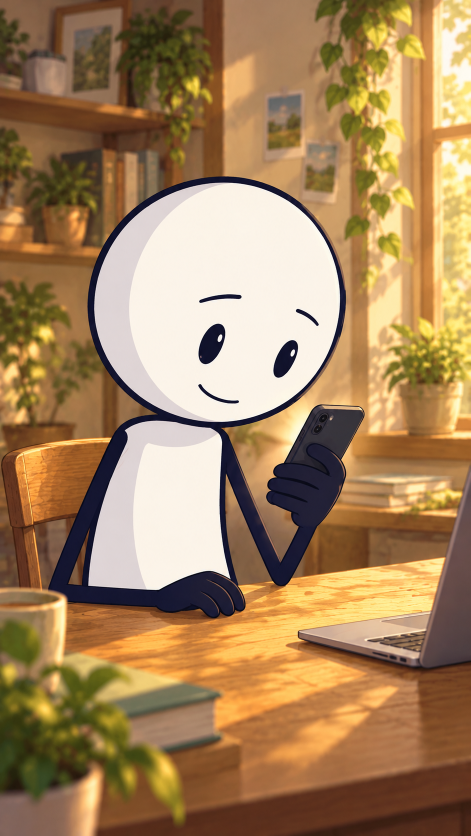
#> input picture outputs/two-minutes-source/assets/01-study.png, 941 x 1672 px (shown at 1/2 size)
$ python render.py
#> lines starting #> are read from the running program, lines starting #| are printed output that depends on the picture
"""Three-scene, locally animated illustrated short, with continuous narration."""
from array import array
import argparse
import json
import math
from pathlib import Path
import subprocess
import wave
from PIL import Image,ImageDraw,ImageFont

HERE=Path(__file__).resolve().parent
W,H=941,1672
FPS=24
DURATION=10.5
FONT='/System/Library/Fonts/Supplemental/Arial Bold.ttf'
if not Path(FONT).exists():FONT='/usr/share/fonts/truetype/dejavu/DejaVuSans-Bold.ttf'
SHOTS=[(0,2.14,0,'A two-minute break.'),(2.14,4.75,1,'Just one more…'),
       (4.75,7.5,2,'Her morning alarm.'),(7.5,10.5,2,'Two minutes. Sure.')]
SETTINGS=[dict(file='01-study.png',head=(435,603,270,265),eyes=[(424,684),(571,717)],phone=(620,963)),
          dict(file='02-sofa.png',head=(455,585,250,250),eyes=[(433,672),(568,708)],phone=(535,940)),
          dict(file='03-alarm.png',head=(556,605,245,240),eyes=[(408,652),(558,698)],phone=(420,1090))]


def ease(x):x=max(0,min(1,x));return x*x*(3-2*x)
def pulse(t,s,n):return math.sin(math.pi*(t-s)/n)**2 if s<t<s+n else 0


class Scene:
    def __init__(self,n):
#> called with n = 0
        self.n=n;self.spec=SETTINGS[n]
        self.im=Image.open(HERE/'assets'/self.spec['file']).convert('RGB')
#> self.im is the input picture: PIL image 941x1672 RGB; mean R, G, B 165.1, 132.3, 93.2
        self.skin=[self.im.getpixel((x+40,y)) for x,y in self.spec['eyes']]
#> self.skin = [(251, 243, 233), (251, 243, 232)]
    # [34 lines left out: functions source_point, frame, not called in this run]


class Short:
    def __init__(self):
        self.scenes=[Scene(i) for i in range(3)]
#> call 2 of __init__, with n = 1
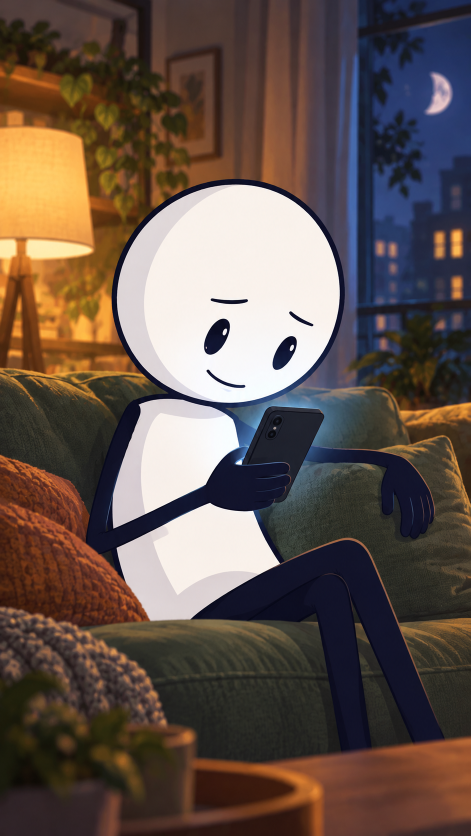
#> input picture outputs/two-minutes-source/assets/02-sofa.png, 941 x 1672 px (shown at 1/2 size)
#> in __init__, self.im is the input picture: PIL image 941x1672 RGB; mean R, G, B 100, 84.3, 76.4
#> in __init__ (call 2), `self.skin=[self.im.getpixel((x+40,y)) for x,y in self.spec['eyes']]`: self.skin = [(249, 246, 245), (249, 249, 250)]
#> call 3 of __init__, with n = 2
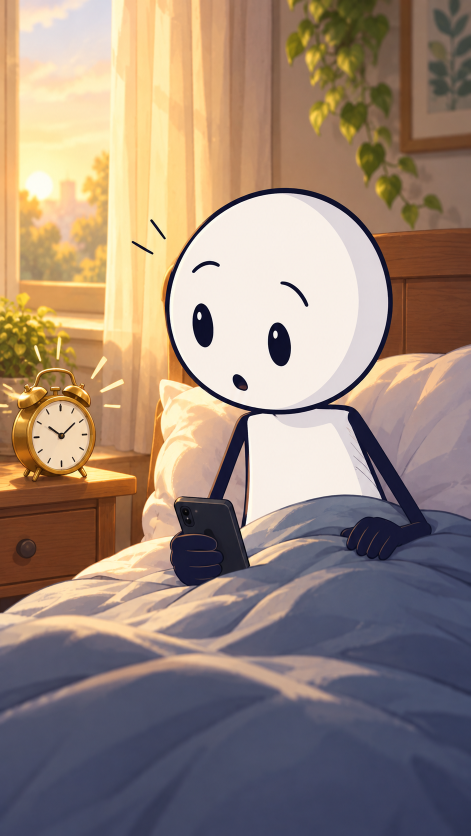
#> input picture outputs/two-minutes-source/assets/03-alarm.png, 941 x 1672 px (shown at 1/2 size)
#> in __init__, self.im is the input picture: PIL image 941x1672 RGB; mean R, G, B 154.6, 134.9, 120.8
#> in __init__ (call 3), `self.skin=[self.im.getpixel((x+40,y)) for x,y in self.spec['eyes']]`: self.skin = [(248, 240, 232), (248, 239, 231)]
        self.font=ImageFont.truetype(FONT,34)
        self.small=ImageFont.truetype(FONT,23)
    # [14 lines left out: function frame, not called in this run]


def sound(path):
    sr=24000;data=array('h')
    for n in range(round(DURATION*sr)):
        t=n/sr;v=0
        for start in [2.7,3.5]:
            q=t-start
            if 0<q<.07:v+=.025*math.sin(2*math.pi*1100*q)*math.exp(-q*55)
        if 5.2<t<9.2:
            q=(t-5.2)%.38
            if q<.17:v+=.035*(math.sin(2*math.pi*1568*t)+.32*math.sin(2*math.pi*2475*t))*math.exp(-q*10)
        data.append(round(v*32767))
    with wave.open(str(path),'wb') as w:
        w.setnchannels(1);w.setsampwidth(2);w.setframerate(sr);w.writeframes(data.tobytes())


def render(preview=False):
    short=Short();target=HERE.parent/'two-minutes.mp4'
    if preview:
        sheet=Image.new('RGB',(1080,640))
        for i,t in enumerate([.8,3.5,6.0]):sheet.paste(short.frame(t).resize((360,640)),(i*360,0))
        sheet.save(HERE.parent/'two-minutes.storyboard.jpg');return
    sfx=HERE/'sfx.wav';sound(sfx);temp=target.with_name('two-minutes.partial.mp4')
    cmd=['ffmpeg','-v','error','-y','-f','rawvideo','-pix_fmt','rgb24','-s','720x1280','-r',str(FPS),'-i','-',
         '-i',str(HERE/'narration.mp3'),'-i',str(sfx),'-filter_complex',
         '[1:a]adelay=250|250,loudnorm=I=-16:TP=-1.5:LRA=9,apad[v];[v][2:a]amix=inputs=2:duration=longest:normalize=0,alimiter=limit=0.95[a]',
         '-map','0:v','-map','[a]','-c:v','libx264','-preset','fast','-crf','18','-pix_fmt','yuv420p',
         '-c:a','aac','-b:a','192k','-t',str(DURATION),'-movflags','+faststart',str(temp)]
    log=target.with_suffix('.render.log')
    with log.open('w') as err:
#> (the run stopped early here; a loop or call above may not have finished)
